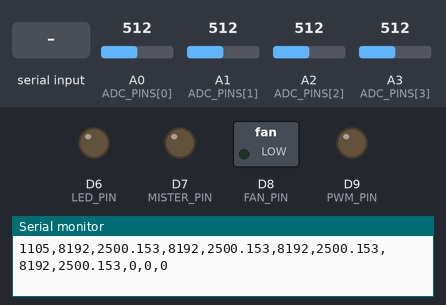
Simulated run of this sketch. Board: Arduino Uno R4 Minima. Shown: switched loads named in the sketch (green lamp = pin HIGH), output pins drawn as LEDs (lit = HIGH), the last lines printed to the serial monitor. The inputs (shaded band) are chosen by the test bench; at power-on: A0 (ADC_PINS[0]) = 512, A1 (ADC_PINS[1]) = 512, A2 (ADC_PINS[2]) = 512, A3 (ADC_PINS[3]) = 512 (analog values on the 0–1023 scale).

Above: at 1.2 s.
1.3 s: "1\n" received over Serial
At 2.3 s:
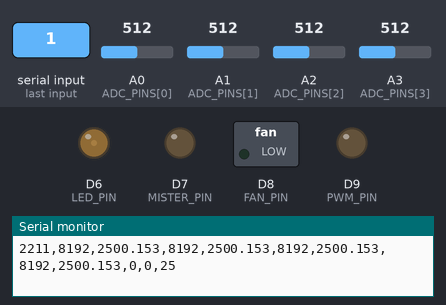
2.8 s: "90,45\n" received over Serial
At 3.5 s:
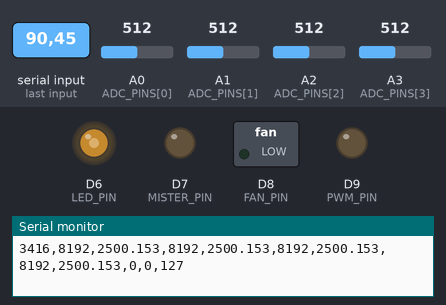
4.3 s: "M90\n" received over Serial
At 4.7 s:
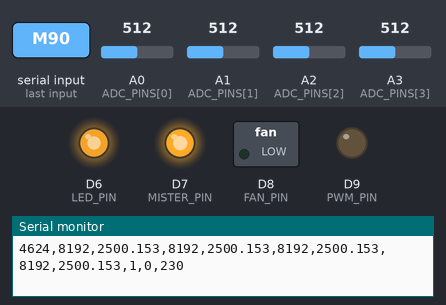
5.8 s: "l\n" received over Serial
At 7.0 s:
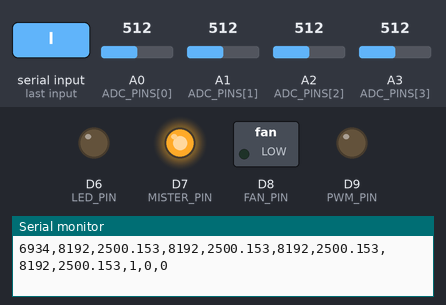
7.3 s: "m90\n" received over Serial
At 8.1 s:
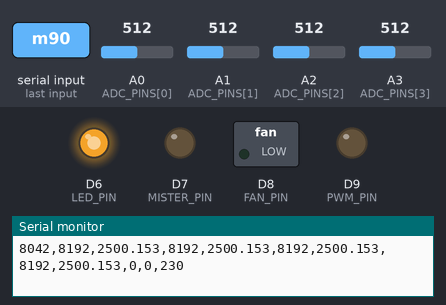
8.8 s: "F90\n" received over Serial
At 9.3 s:
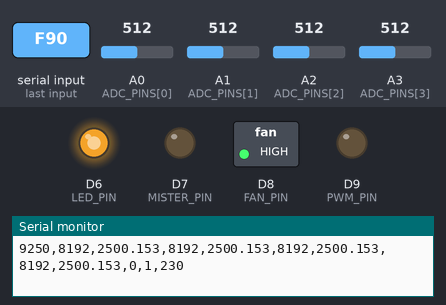
Timing chart, 0 to 11.3 s (numbered marks = the images above; inputs shaded):
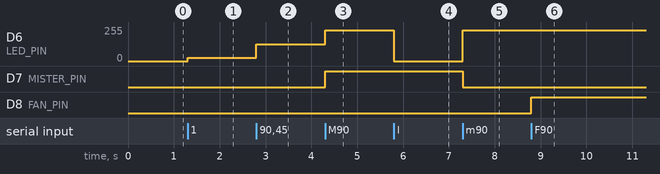

The sketch:

fungal_signal_acquisition.ino
```cpp
/*
 * fungal_signal_acquisition.ino
 * EE297B Research Project - Signal Processing Fungi Propagation
 * Anthony Contreras & Alex Wong | San Jose State University
 *
 * This firmware handles:
 * - 4-channel simultaneous ADC acquisition at 10 Hz (14-bit on Uno R4)
 * - Serial output to Python pipeline
 * - Actuator control (mister, fan, LED) via serial commands
 *
 * Hardware connections:
 * - A0: INA128 #1 VOUT (Pair 2)
 * - A1: INA128 #2 VOUT (Pair 3)
 * - A2: INA128 #3 VOUT (Pair 4)
 * - A3: INA128 #4 VOUT (Pair 5)
 * - D6: LED actuator
 * - D7: Mister relay
 * - D8: Fan relay
 *
 * Output format:
 * timestamp_ms,adc_p2,v_p2_mV,adc_p3,v_p3_mV,adc_p4,v_p4_mV,adc_p5,v_p5_mV,mister,fan,led
 */

// ============== PIN DEFINITIONS ==============
const int PWM_PIN  = 9;   // kept for simulator (unused in production)
const int ADC_PINS[4] = {A0, A1, A2, A3};  // Pairs 2, 3, 4, 5
const int LED_PIN = 6;        // LED actuator (PWM capable)
const int MISTER_PIN = 7;     // Mister relay control
const int FAN_PIN = 8;        // Fan relay control

// ============== TIMING CONFIGURATION ==============
const int SAMPLE_PERIOD_MS = 100;   // 10 Hz sampling rate
const int SIMULATOR_STEP_MS = 50;   // Simulator update rate

// ============== ADC CONFIGURATION ==============
// Set in setup() based on detected board.
int ADC_MAX_VALUE = 1023;     // 10-bit default; overridden to 16383 on Uno R4
float ADC_VREF_MV = 5000.0;  // 5 V reference

// ============== STATE VARIABLES ==============
unsigned long lastSampleTime = 0;
unsigned long lastSimulatorTime = 0;

// Simulator state (generates slow-varying fake fungal signal)
int pwmValue = 0;
int pwmDirection = 1;
int pwmStepSize = 1;
bool simulatorEnabled = false;   // OFF by default for live electrode runs

// Actuator states
bool misterState = false;
bool fanState = false;
int ledBrightness = 0;

// ============== SETUP ==============
void setup() {
    // Initialize serial communication
    Serial.begin(115200);
    while (!Serial) {
        ; // Wait for serial port to connect (needed for native USB)
    }

    // Configure pins
    pinMode(PWM_PIN, OUTPUT);
    pinMode(LED_PIN, OUTPUT);
    pinMode(MISTER_PIN, OUTPUT);
    pinMode(FAN_PIN, OUTPUT);

    // Set initial actuator states (all OFF)
    digitalWrite(MISTER_PIN, LOW);
    digitalWrite(FAN_PIN, LOW);
    analogWrite(LED_PIN, 0);

    // Configure ADC
    #if defined(ARDUINO_UNOR4_MINIMA) || defined(ARDUINO_UNOR4_WIFI)
        analogReference(AR_DEFAULT);   // Uno R4: use AR_DEFAULT (not DEFAULT)
        analogReadResolution(14);
        ADC_MAX_VALUE = 16383;
        ADC_VREF_MV = 5000.0;
    #else
        analogReference(DEFAULT);      // Uno R3 / AVR boards
        ADC_MAX_VALUE = 1023;
        ADC_VREF_MV = 5000.0;
    #endif

    // Print header
    Serial.println("# ==========================================");
    Serial.println("# Fungal Signal Acquisition System v2.0");
    Serial.println("# EE297B Research Project - SJSU");
    Serial.println("# ==========================================");
    Serial.println("# Pairs: 2(inoculated), 3(inoculated), 6(ctrl), 7(ctrl)");
    #if defined(ARDUINO_UNOR4_MINIMA) || defined(ARDUINO_UNOR4_WIFI)
        Serial.println("# ADC: 14-bit (Uno R4) — 0.006 mV/count at 51x gain");
    #else
        Serial.println("# ADC: 10-bit (Uno R3 or compatible)");
    #endif
    Serial.println("# Commands: M/m=mister, F/f=fan, L/l=LED, S/s=simulator");
    Serial.println("# Channels: A0=Pair2, A1=Pair3, A2=Pair6(ctrl), A3=Pair7(ctrl)");
    Serial.println("# Format: timestamp_ms,adc_p2,v_p2_mV,adc_p3,v_p3_mV,adc_p6,v_p6_mV,adc_p7,v_p7_mV,mister,fan,led");
    Serial.println("# ==========================================");
}

// ============== MAIN LOOP ==============
void loop() {
    unsigned long currentTime = millis();

    // Check for incoming commands
    handleSerialCommands();

    // Update simulator (if enabled)
    if (simulatorEnabled && (currentTime - lastSimulatorTime >= SIMULATOR_STEP_MS)) {
        lastSimulatorTime = currentTime;
        updateSimulator();
    }

    // Sample and transmit at fixed rate
    if (currentTime - lastSampleTime >= SAMPLE_PERIOD_MS) {
        lastSampleTime = currentTime;
        sampleAndTransmit(currentTime);
    }
}

// ============== SIMULATOR ==============
void updateSimulator() {
    // Generate slow ramp up/down to simulate fungal signal variations
    // Full cycle: 0 -> 255 -> 0 takes about 25 seconds at default settings

    pwmValue += pwmDirection * pwmStepSize;

    if (pwmValue >= 255) {
        pwmValue = 255;
        pwmDirection = -1;
    } else if (pwmValue <= 0) {
        pwmValue = 0;
        pwmDirection = 1;
    }

    analogWrite(PWM_PIN, pwmValue);
}

// ============== SAMPLING ==============
void sampleAndTransmit(unsigned long timestamp) {
    const int NUM_SAMPLES = 4;
    long sums[4] = {0, 0, 0, 0};

    for (int i = 0; i < NUM_SAMPLES; i++) {
        for (int p = 0; p < 4; p++) {
            sums[p] += analogRead(ADC_PINS[p]);
        }
        delayMicroseconds(100);
    }

    // timestamp_ms,adc_p2,v_p2_mV,adc_p3,v_p3_mV,adc_p4,v_p4_mV,adc_p5,v_p5_mV,mister,fan,led
    Serial.print(timestamp);
    for (int p = 0; p < 4; p++) {
        int avg = sums[p] / NUM_SAMPLES;
        float v = (avg / (float)ADC_MAX_VALUE) * ADC_VREF_MV;
        Serial.print(",");
        Serial.print(avg);
        Serial.print(",");
        Serial.print(v, 3);
    }
    Serial.print(",");
    Serial.print(misterState ? 1 : 0);
    Serial.print(",");
    Serial.print(fanState ? 1 : 0);
    Serial.print(",");
    Serial.println(ledBrightness);
}

// ============== COMMAND HANDLING ==============
void handleSerialCommands() {
    while (Serial.available() > 0) {
        char cmd = Serial.read();

        switch (cmd) {
            // Mister control
            case 'M':
                digitalWrite(MISTER_PIN, HIGH);
                misterState = true;
                Serial.println("# MISTER: ON");
                break;
            case 'm':
                digitalWrite(MISTER_PIN, LOW);
                misterState = false;
                Serial.println("# MISTER: OFF");
                break;

            // Fan control
            case 'F':
                digitalWrite(FAN_PIN, HIGH);
                fanState = true;
                Serial.println("# FAN: ON");
                break;
            case 'f':
                digitalWrite(FAN_PIN, LOW);
                fanState = false;
                Serial.println("# FAN: OFF");
                break;

            // LED control (PWM)
            case 'L':
                ledBrightness = 255;
                analogWrite(LED_PIN, ledBrightness);
                Serial.println("# LED: ON (100%)");
                break;
            case 'l':
                ledBrightness = 0;
                analogWrite(LED_PIN, ledBrightness);
                Serial.println("# LED: OFF");
                break;
            case '1': case '2': case '3': case '4': case '5':
            case '6': case '7': case '8': case '9':
                // Set LED to percentage (1-9 = 10%-90%)
                ledBrightness = map((cmd - '0'), 1, 9, 25, 230);
                analogWrite(LED_PIN, ledBrightness);
                Serial.print("# LED: ");
                Serial.print((cmd - '0') * 10);
                Serial.println("%");
                break;

            // Simulator control
            case 'S':
                simulatorEnabled = true;
                Serial.println("# SIMULATOR: ON");
                break;
            case 's':
                simulatorEnabled = false;
                analogWrite(PWM_PIN, 0);
                Serial.println("# SIMULATOR: OFF");
                break;

            // Status query
            case '?':
                printStatus();
                break;

            // Newline/carriage return - ignore
            case '\n':
            case '\r':
                break;

            default:
                Serial.print("# Unknown command: ");
                Serial.println(cmd);
                break;
        }
    }
}

void printStatus() {
    Serial.println("# --- STATUS ---");
    Serial.print("# Simulator: ");
    Serial.println(simulatorEnabled ? "ON" : "OFF");
    Serial.print("# Mister: ");
    Serial.println(misterState ? "ON" : "OFF");
    Serial.print("# Fan: ");
    Serial.println(fanState ? "ON" : "OFF");
    Serial.print("# LED: ");
    Serial.print(map(ledBrightness, 0, 255, 0, 100));
    Serial.println("%");
    Serial.println("# --------------");
}
```

Measured:
- after the input at 1.3 s, D6 (LED_PIN): 0/255 → 25/255 at once
- after the input at 2.8 s, D6 (LED_PIN): 25/255 → 127/255 at once
- after the input at 4.3 s, D6 (LED_PIN): 127/255 → 230/255 at once; D7 (MISTER_PIN): LOW → HIGH at once
- after the input at 5.8 s, D6 (LED_PIN): 230/255 → 0/255 at once
- after the input at 7.3 s, D6 (LED_PIN): 0/255 → 230/255 at once; D7 (MISTER_PIN): HIGH → LOW at once
- after the input at 8.8 s, D8 (FAN_PIN): LOW → HIGH at once
